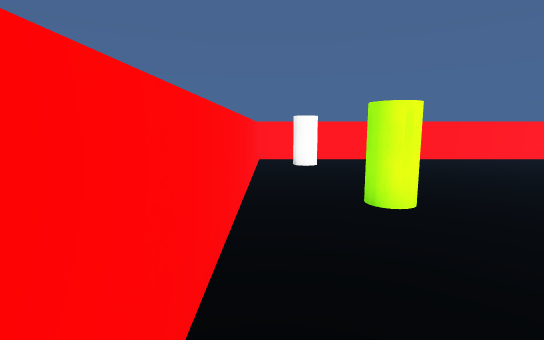
[1] (above)

24 first-person views from a walk through a scene from a Unity 3-D project. The camera is 1.5 m above the floor, tilts 8° down and sees 85° across. The floor is counted in squares, 1 m on a side. Each view is taken from the middle of a square. On the plan, view 1 faces up. The plan holds only what a view shows up to about 15 squares ahead; the rest is blank. The player is left out. Some surface patterns are stand-ins.

[2]
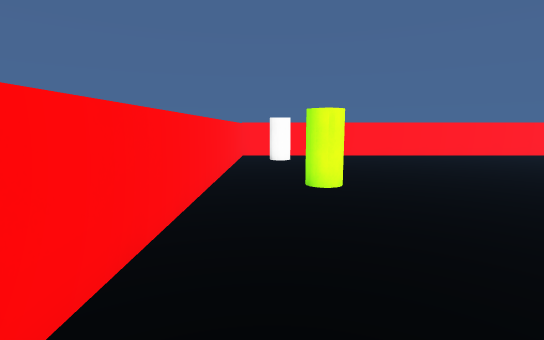

[3]
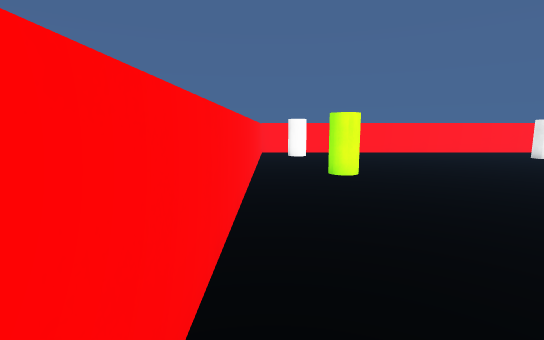

[4]
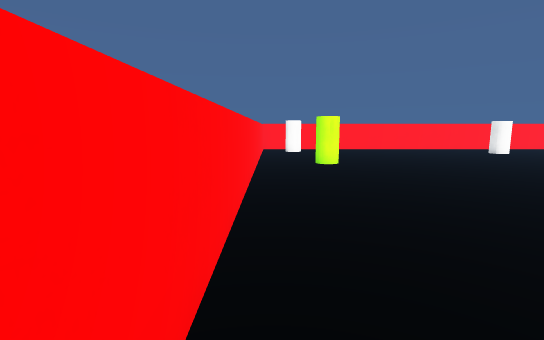

[5]
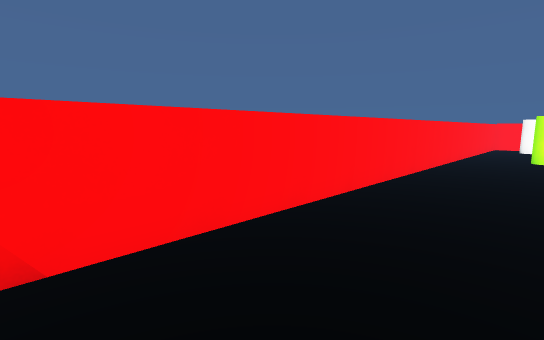

[6]
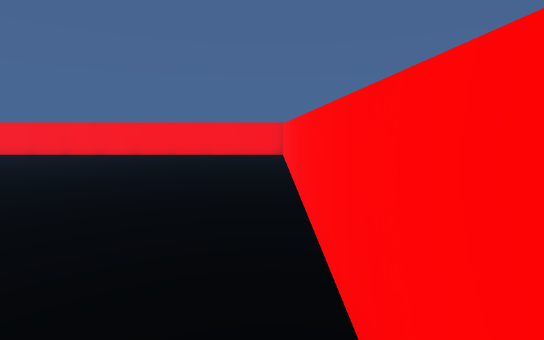

[7]
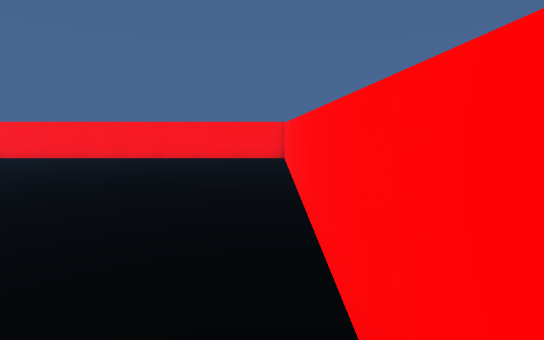

[8]
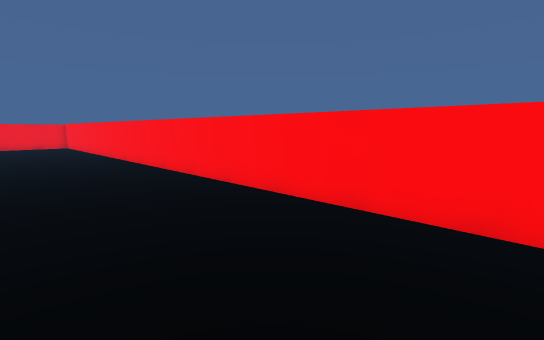

[9]
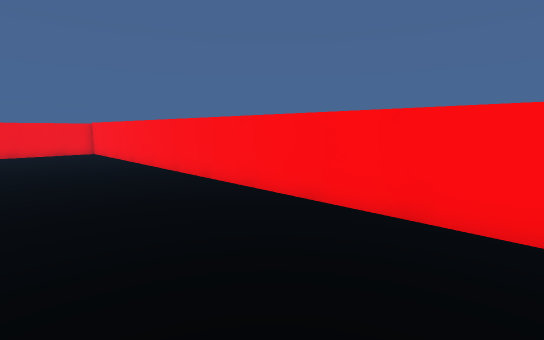

[10]
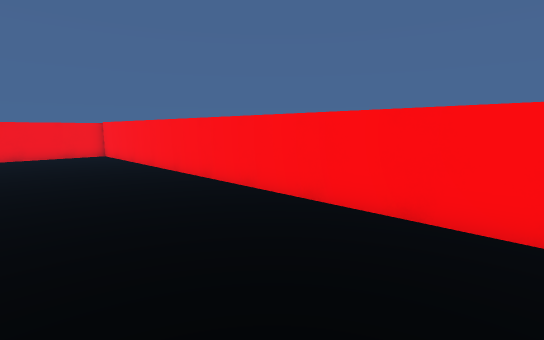

[11]
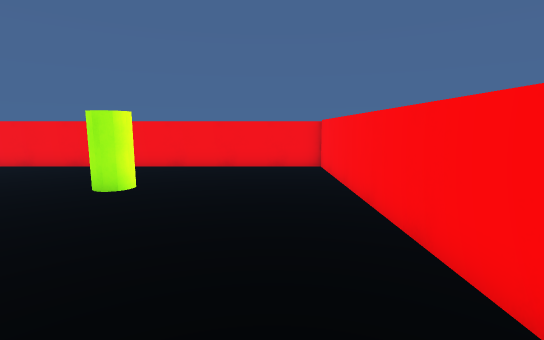

[12]
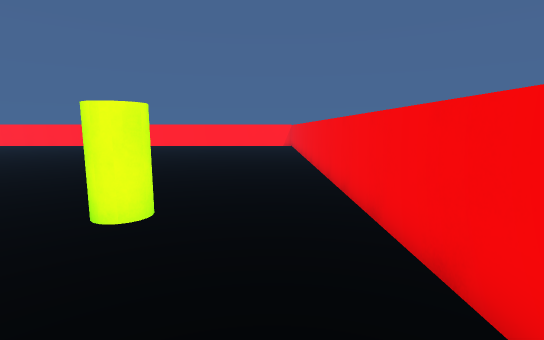

[13]
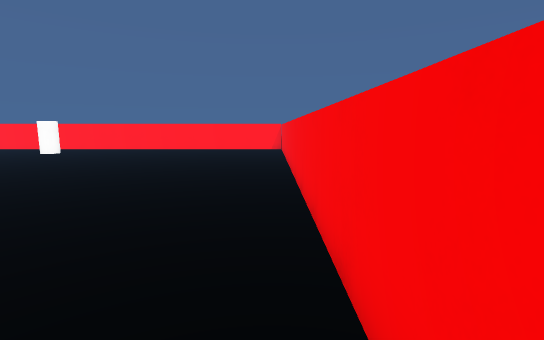

[14]
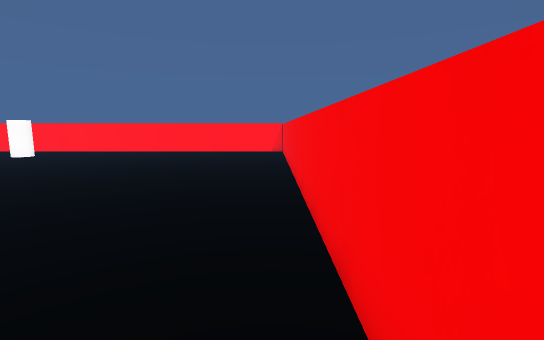

[15]
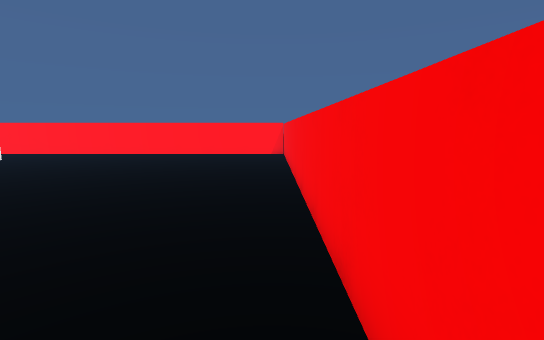

[16]
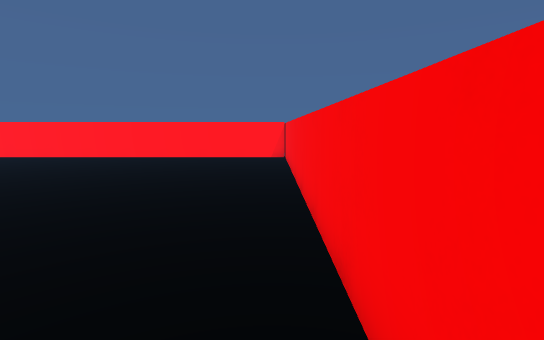

[17]
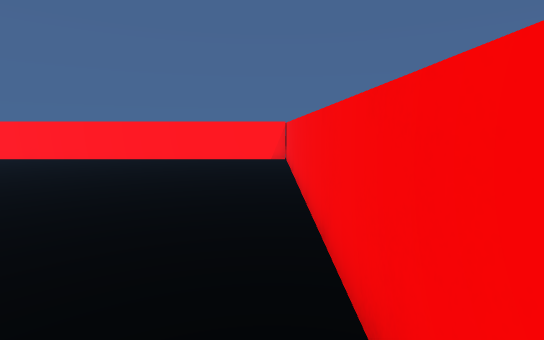

[18]
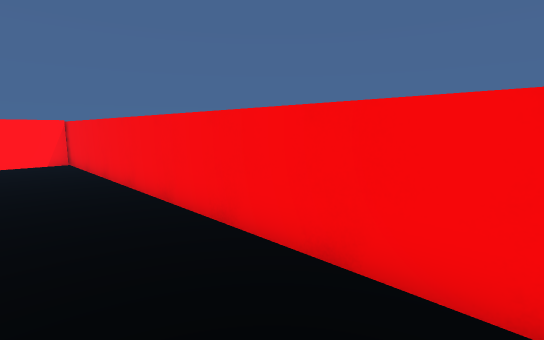

[19]
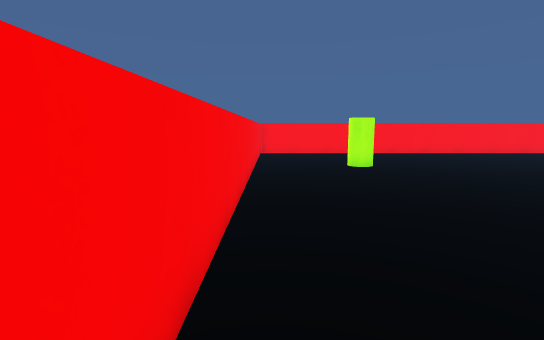

[20]
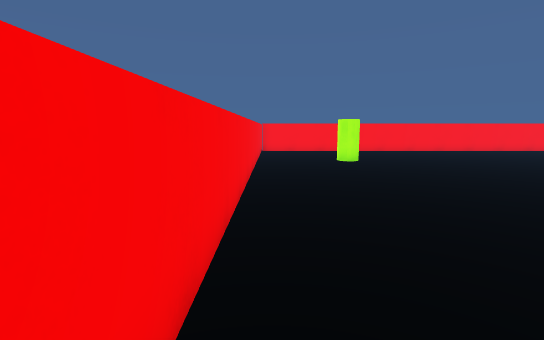

[21]
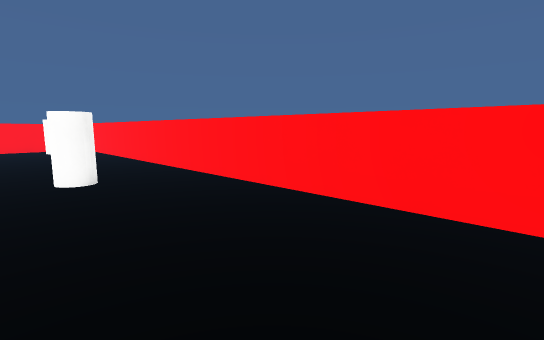

[22]
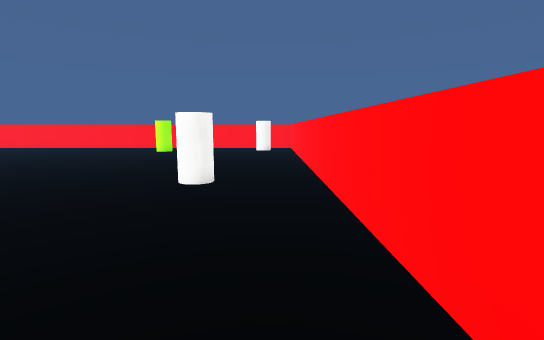

[23]
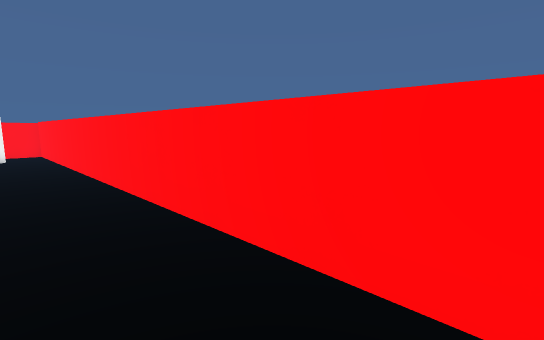

[24]
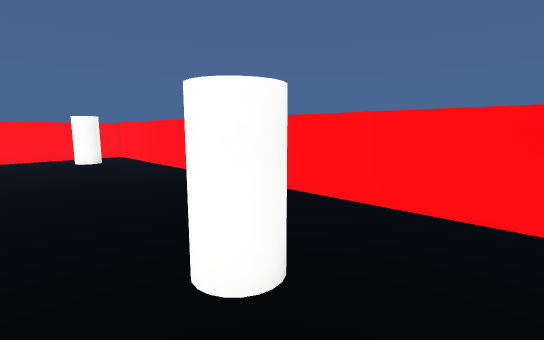

### Floor plan
Points are (right, up) in squares from view 1. A wall is a line through its corners. A room is listed if a view was taken in it or the views show most of it. See-through windows are left out.
Room 1 (views 1, 2, 3, 4, 5, 6, 7, 8, 9, 10, 11, 12, 13, 14, 15, 16, 17, 18, 19, 20, 21, 22, 23, 24)
walls: (27.8, 14.4) (-0.6, 14.4) (-0.6, -11.1); (-0.8, -11.9) (27.7, -11.9) (27.7, 14.8)

Where each view was taken, in squares from view 1:
view 1: 0 up, 0 right, facing up
view 2: 2 down, 1 right, facing up
view 3: 4 down, 0 right, facing up
view 4: 7 down, 0 right, facing up
view 5: 11 down, 3 right, facing up-left
view 6: 5 up, 0 right, facing down
view 7: 3 up, 0 right, facing down
view 8: 7 down, 1 right, facing down-right
view 9: 7 down, 8 right, facing down-right
view 10: 7 down, 10 right, facing down-right
view 11: 10 down, 16 right, facing right
view 12: 11 down, 26 right, facing up
view 13: 7 down, 27 right, facing up
view 14: 5 down, 27 right, facing up
view 15: 3 down, 27 right, facing up
view 16: 1 down, 27 right, facing up
view 17: 0 up, 27 right, facing up
view 18: 0 up, 25 right, facing up-right
view 19: 6 up, 27 right, facing down
view 20: 8 up, 27 right, facing down
view 21: 9 up, 23 right, facing up-left
view 22: 13 up, 22 right, facing left
view 23: 12 up, 19 right, facing up-left
view 24: 9 up, 16 right, facing up-left
